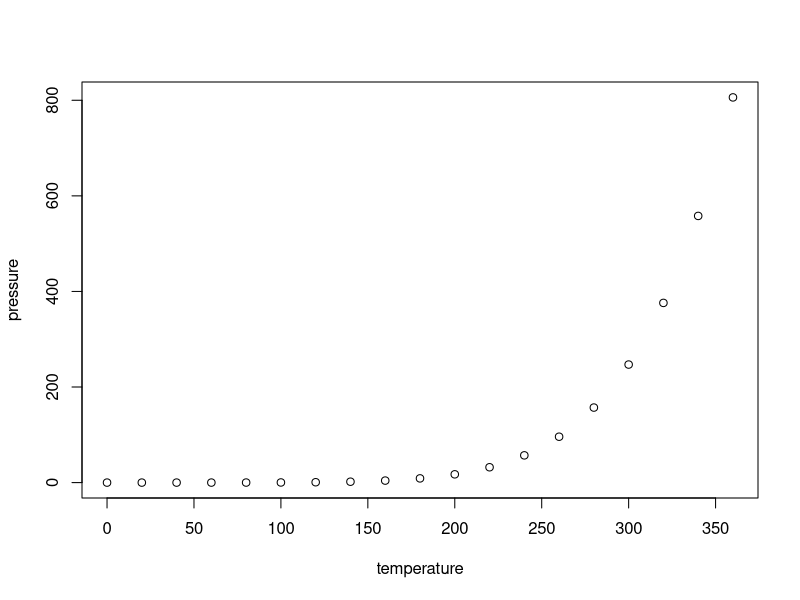
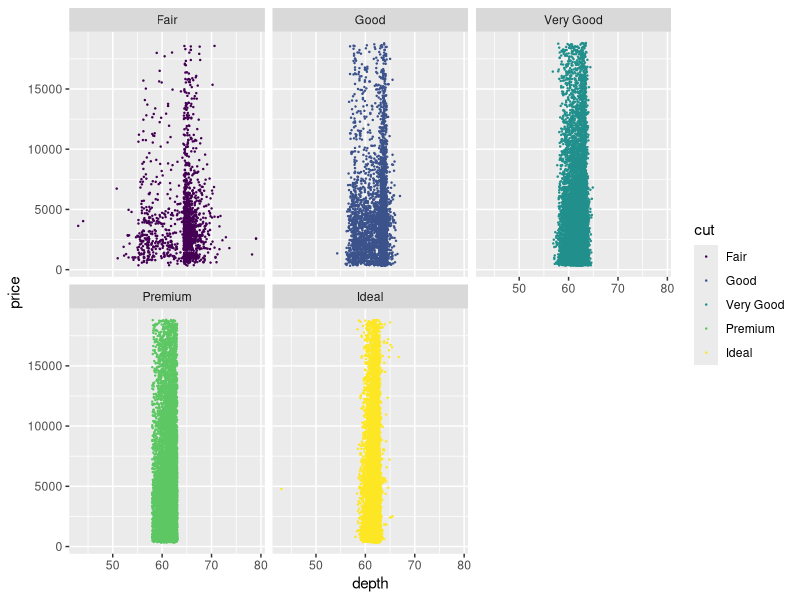
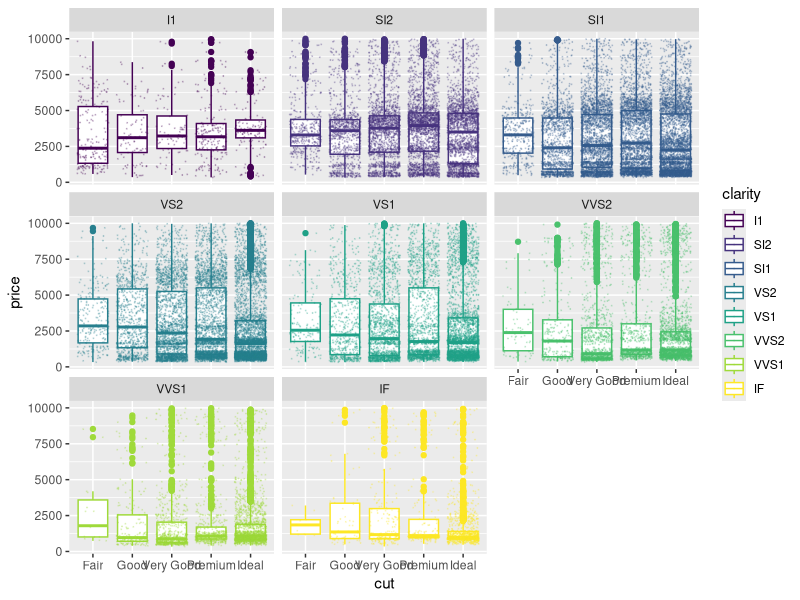
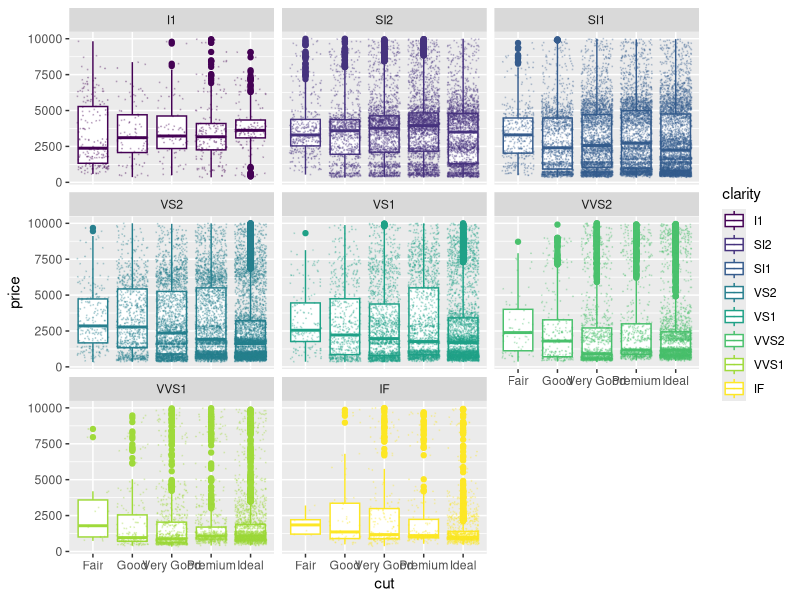

Write R code to recreate these figures, in order.
## ---- chunk 1
x = c(1:100)
xi = sum(x)/length(x)
xi
## ---- chunk 2
xv = c(1:10, NaN, 10:-20, NaN, 27)
xv
xi = sum(xv, na.rm = TRUE)/length(xv)
xi
## ---- chunk 3
 library(tidyverse); library(ggplot2)
data("diamonds")
plot(pressure)
## ---- chunk 4
df = diamonds %>% ggplot(aes(x=depth, y=price, color=cut )) + 
  geom_point(size=0.2) + facet_wrap(cut ~.)
df
## ---- chunk 5
df2 = diamonds %>% filter(price <= 10000)  %>% 
  ggplot(aes(x=cut, y=price, color=clarity )) + 
  geom_boxplot() + geom_jitter(size=0.1, alpha=0.2) +
  facet_wrap(clarity ~.)
df2
## ---- chunk 6
ggsave(df2, file = "diamonds.png", units = "in", width = 10, 
       height =10, dpi=300)
## ---- chunk 7
ddt = diamonds
ddt

